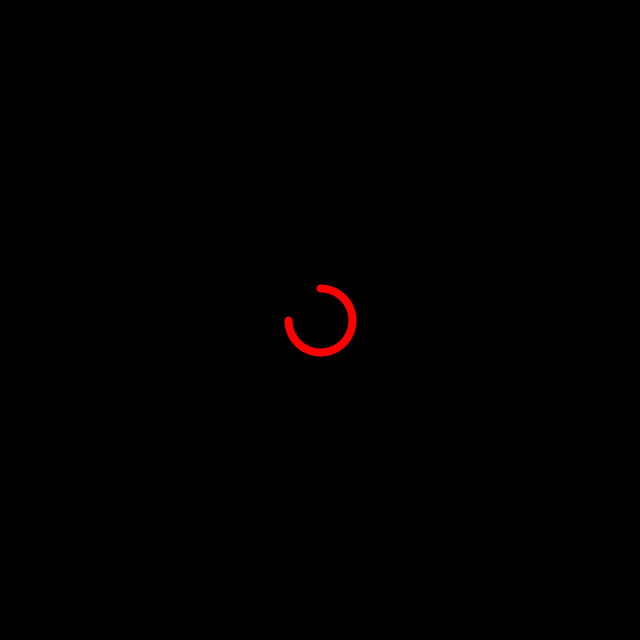
Frame 1 (no input)
Frame 60 (the mouse pressed at the canvas centre just before this capture): identical to frame 1, image omitted
Frame 120 (the mouse held since frame 60 and released just before this capture): identical to frame 1, image omitted

The Processing sketch that drew this single still picture (run headless with seeded random() and noise(); from frame 60 on, the mouse is pressed at the canvas centre):

// Processing sketch: folding_circle
// ── folding_circle.pde


void setup() {
	size(640, 640);
	
}

void draw() {
	background(0);
	
	translate((width / 2), (height / 2));
	
	//fill(color(255, 0, 0));
	//noStroke();
	stroke(color(255, 0, 0));
	strokeWeight(8);
	noFill();
	arc(0, 0, 64, 64, radians(-90), radians(180));
}
